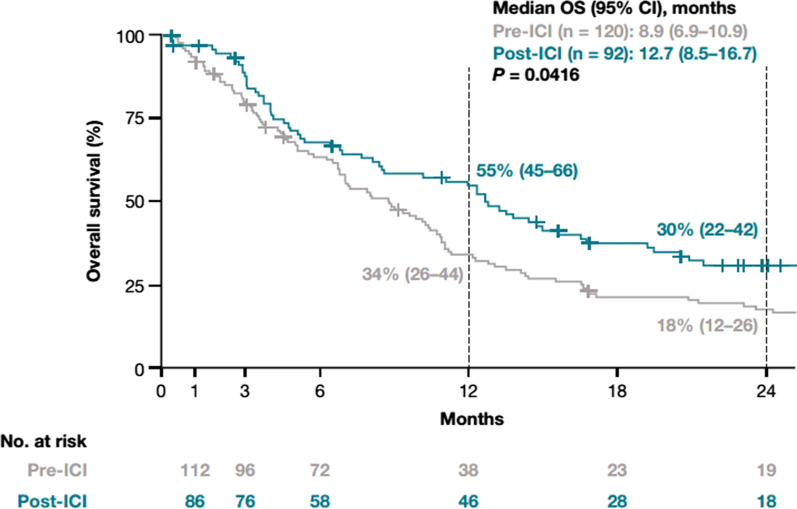
#> input picture input/Kaplan-Meier NSQ OS.webp, 1594 x 1018 px (shown at 1/2 size)
$ python -i document_extraction_steps.py   (imports and definitions only)
#> lines starting #> are read from the running program, lines starting #| are printed output that depends on the picture; after the words box and inside, x2 and y2 are one past the last pixel; in counts of white or black regions, pixels touching at a corner belong together
#> further down, picture is the input picture: shape (1018, 1594, 3); mean B, G, R 246.9, 246.7, 245.1
#!/usr/bin/env python3
"""
Document the extraction steps with visualization images.

Creates step-by-step images showing:
1. Original image
2. Extracted rectangle with axes and labels
3. Plot area only (curves region)
4. Cleaned curves only (no text, grid lines, artifacts)
"""

import cv2
import numpy as np
import shutil
import json
from pathlib import Path


# [69 lines left out: function create_documentation_images, not called in this run]


def clean_plot_area(img: np.ndarray, results_dir: Path = None) -> np.ndarray:
    """
    Clean the plot area to show only the curves.

    Extracts colored curves (green, red) using HSV color detection,
    and black curves using careful filtering to avoid text.

    Removes:
    - Background (make white)
    - Text annotations and boxes
    - Legend artifacts
    - Axis labels and tick marks
    """
    h, w = img.shape[:2]

    # Always extract directly from the plot area for consistent results
    return extract_curves_clean(img)


# [191 lines left out: functions combine_isolated_curves, crop_to_plot_area, remove_legend_region, extract_black_curve_from_gray, not called in this run]


def extract_curves_clean(img: np.ndarray) -> np.ndarray:
    """Extract curves from plot area with improved text removal."""
    h, w = img.shape[:2]
    hsv = cv2.cvtColor(img, cv2.COLOR_BGR2HSV)
#> hsv: shape (1018, 1594, 3); mean H, S, V 6.6, 3.7, 247.2
    gray = cv2.cvtColor(img, cv2.COLOR_BGR2GRAY)

    output = np.ones_like(img) * 255

    # === Step 1: Identify text/annotation regions to exclude ===

    text_box_regions = np.zeros((h, w), dtype=np.uint8)
    text_box_list = []  # Store box coordinates for later reference

    # Method 1: Find white/light gray rectangular regions (annotation box backgrounds)
    light_mask = (gray > 215).astype(np.uint8) * 255
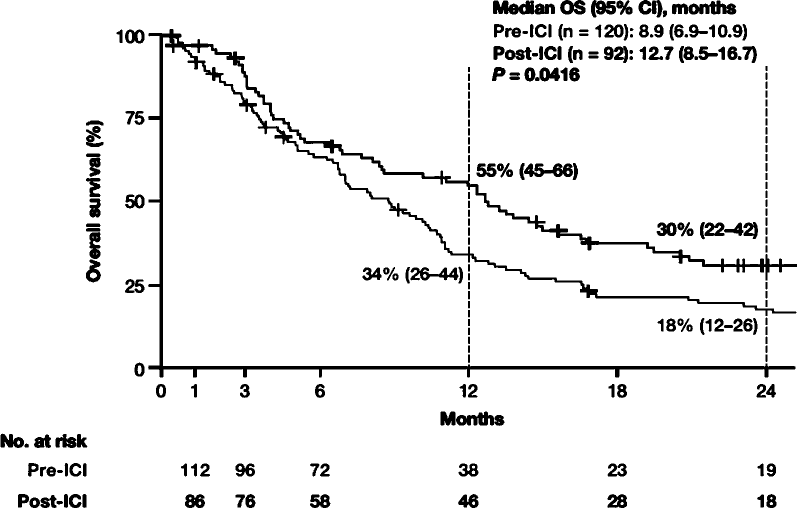
#> light_mask: shape (1018, 1594) (shown at 1/2 size); 93.6% white; 226 black regions

    # Find contours of light regions
    contours_light, _ = cv2.findContours(light_mask, cv2.RETR_EXTERNAL, cv2.CHAIN_APPROX_SIMPLE)
#> contours_light = 10 contours, 4 with area under 20; largest, box (x1, y1, x2, y2) and area: (0, 0, 1594, 1018) 1572392, (1129, 8, 1139, 22) 104, (1137, 0, 1156, 10) 46, (347, 76, 354, 87) 38, (1148, 12, 1163, 23) 33, (1212, 16, 1224, 22) 29

    for contour in contours_light:
        x, y, cw, ch = cv2.boundingRect(contour)
        area = cw * ch
        # Text boxes: rectangular, white-filled, moderate size
        if 100 < area < 25000:
            aspect = cw / max(ch, 1)
            if aspect > 0.8:  # At least roughly square
                # Expand significantly to include border AND nearby text
                margin = 15
                x1 = max(0, x - margin)
                y1 = max(0, y - margin)
                x2 = min(w, x + cw + margin)
                y2 = min(h, y + ch + margin)
                cv2.rectangle(text_box_regions, (x1, y1), (x2, y2), 255, -1)
                text_box_list.append((x1, y1, x2-x1, y2-y1))
#> this loop made 10 passes
#> (x, y, cw, ch, area, aspect, margin, x1) on passes 5, 9: (1148, 12, 15, 11, 165, 1.36, 15, 1133), (1137, 0, 19, 10, 190, 1.9, 15, 1122)
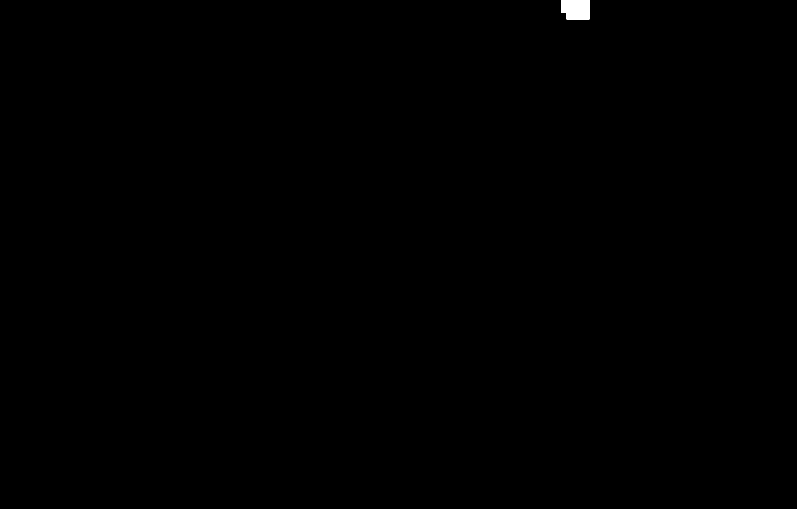
#> text_box_regions: shape (1018, 1594) (shown at 1/2 size); 0.13% white; 1 white region, box (x1, y1, x2, y2) and area: (1122, 0, 1179, 39) 2080
#> after the loop, text_box_list = [(1133, 0, 45, 38), (1122, 0, 49, 25)]

    # Method 2: Detect rectangular boxes by finding closed rectangular contours
    # in the edge image
    edges = cv2.Canny(gray, 50, 150)
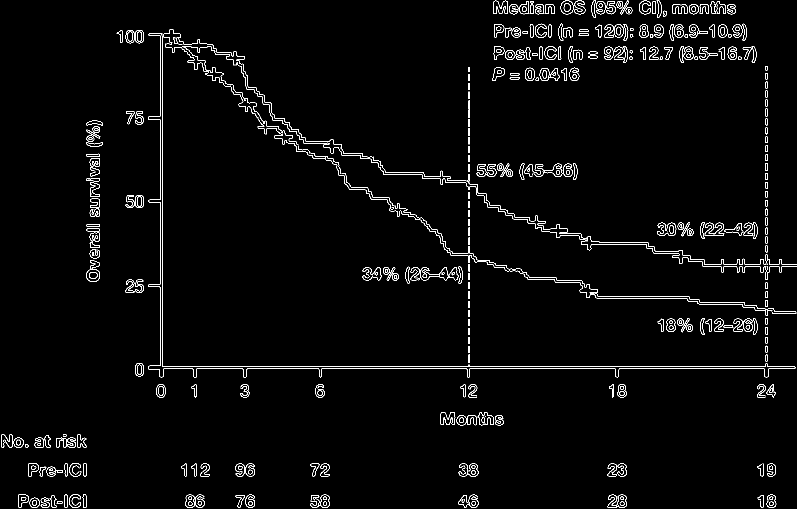
#> edges: shape (1018, 1594) (shown at 1/2 size); 2.3% white in thin lines or dots
    contours_edges, _ = cv2.findContours(edges, cv2.RETR_EXTERNAL, cv2.CHAIN_APPROX_SIMPLE)
#> contours_edges = 307 contours, 41 with area under 20; largest, box (x1, y1, x2, y2) and area: (297, 58, 1594, 755) 9403, (1215, 989, 1254, 1016) 765, (1079, 136, 1120, 162) 690, (620, 989, 660, 1016) 665, (917, 926, 957, 953) 661

    for contour in contours_edges:
        # Approximate the contour
        peri = cv2.arcLength(contour, True)
        approx = cv2.approxPolyDP(contour, 0.04 * peri, True)

        # Look for rectangles (4 vertices)
        if len(approx) == 4:
            x, y, cw, ch = cv2.boundingRect(approx)
            area = cw * ch
            aspect = cw / max(ch, 1)

            # Text annotation boxes: rectangular, wider than tall, moderate size
            if 300 < area < 15000 and 1.5 < aspect < 12 and 10 < ch < 40:
                margin = 5
                x1 = max(0, x - margin)
                y1 = max(0, y - margin)
                x2 = min(w, x + cw + margin)
                y2 = min(h, y + ch + margin)
                cv2.rectangle(text_box_regions, (x1, y1), (x2, y2), 255, -1)
                text_box_list.append((x1, y1, x2-x1, y2-y1))
#> this loop made 307 passes
#> (peri, approx, x, y, cw, ch, area, aspect) on passes 3, 15, 16, 18, 32: (29.07, [[113, 1006], [123, 1007], [124, 1003], [114, 1003]], 113, 1003, 12, 5, 60, 2.4), (62.24, [[166, 989], [166, 1014], [172, 1014], [172, 991]], 166, 989, 7, 26, 182, 0.269), (61.31, [[130, 989], [128, 1011], [134, 1014], [134, 990]], 128, 989, 7, 26, 182, 0.269), (85.21, [[54, 990], [37, 989], [37, 1014], [56, 1002]], 37, 989, 20, 26, 520, 0.769), (61.07, [[171, 926], [166, 928], [168, 952], [172, 951]], 166, 926, 7, 27, 189, 0.259)

    # Also mark the P-value region at the top
    # Look for text-dense region in top 12%
    top_region_h = int(h * 0.12)
    top_dark = (gray[:top_region_h, :] < 200).astype(np.uint8) * 255
#> top_dark: shape (122, 1594); 11.4% white; 78 white regions (3 under 20 px), largest, box (x1, y1, x2, y2) and area: (297, 58, 489, 122) 2641, (1377, 1, 1472, 29) 1556, (986, 1, 1059, 29) 1404
    if np.sum(top_dark) > 500:
        cols_with_dark = np.any(top_dark > 0, axis=0)
        if np.any(cols_with_dark):
            left = np.argmax(cols_with_dark)
#> left = 233
            right = w - np.argmax(cols_with_dark[::-1])
#> right = 1513
            cv2.rectangle(text_box_regions, (max(0, left-20), 0),
                         (min(w, right+20), top_region_h + 15), 255, -1)
#> text_box_regions: shape (1018, 1594); 11.2% white; 1 white region, box (x1, y1, x2, y2) and area: (213, 0, 1534, 138) 182298
            text_box_list.append((max(0, left-20), 0, right-left+40, top_region_h+15))

    # Method 3: Look for any remaining text boxes by finding regions with
    # text-like content (small dark blobs clustered together)
    # Focus on the right side of the image where labels often appear
    right_region_x = int(w * 0.55)
    right_region = gray[:, right_region_x:]
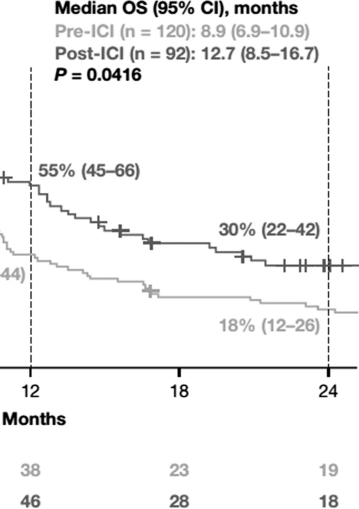
#> right_region: shape (1018, 718) (shown at 1/2 size); min 0, max 255, mean 243.6
    right_dark = (right_region < 150).astype(np.uint8) * 255
#> right_dark: shape (1018, 718); 4.5% white; 291 white regions (130 under 20 px), largest, box (x1, y1, x2, y2) and area: (0, 342, 718, 560) 4759, (0, 727, 715, 754) 3889, (173, 328, 248, 353) 801

    # Find connected components in right region
    num_labels, labels, stats, _ = cv2.connectedComponentsWithStats(right_dark, connectivity=8)
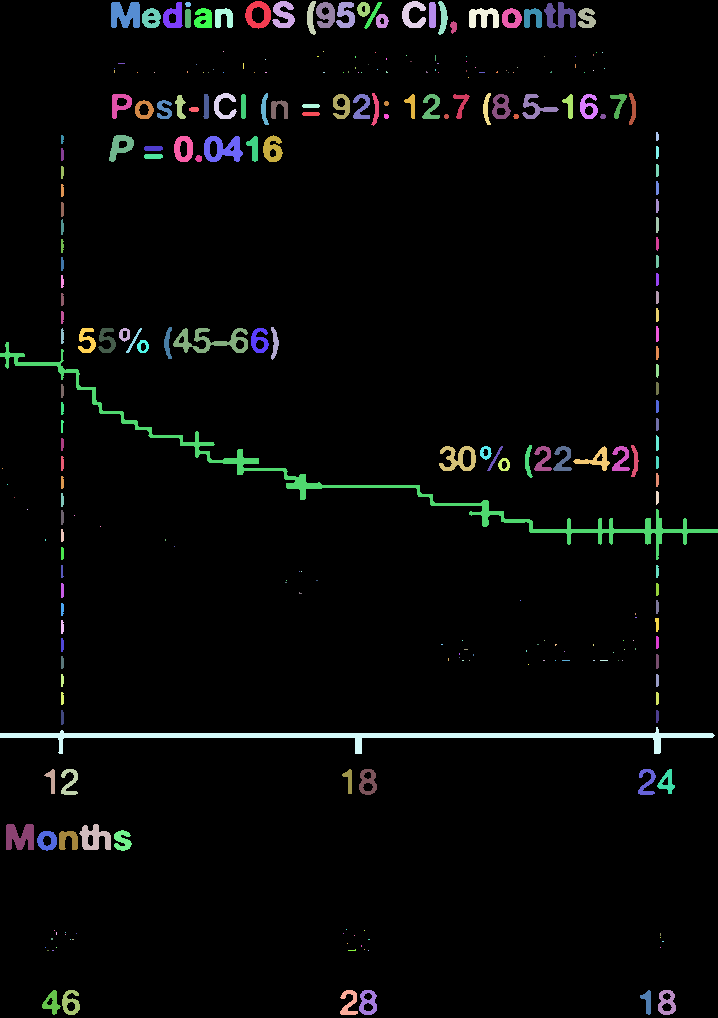
#> labels: shape (1018, 718) int32; 292 distinct labels, from 0 to 291; one colour per label, 0 black
#> num_labels = 292; stats = 292 rows, first 6: [0, 0, 718, 1018, 698387], [245, 1, 26, 28, 408], [272, 1, 23, 27, 382], [307, 1, 9, 34, 194], [402, 1, 24, 27, 354], [438, 1, 10, 34, 197]

    # Group nearby components that might form a text box
    for i in range(1, num_labels):
        area = stats[i, cv2.CC_STAT_AREA]
        rx = stats[i, cv2.CC_STAT_LEFT] + right_region_x
        ry = stats[i, cv2.CC_STAT_TOP]
        rcw = stats[i, cv2.CC_STAT_WIDTH]
        rch = stats[i, cv2.CC_STAT_HEIGHT]

        # Look for rectangular outlines (box borders)
        aspect = rcw / max(rch, 1)
        if 200 < area < 8000 and 1.5 < aspect < 10 and rch < 35:
            margin = 10
            x1 = max(0, rx - margin)
            y1 = max(0, ry - margin)
            x2 = min(w, rx + rcw + margin)
            y2 = min(h, ry + rch + margin)
            cv2.rectangle(text_box_regions, (x1, y1), (x2, y2), 255, -1)
            text_box_list.append((x1, y1, x2-x1, y2-y1))
#> this loop made 291 passes
#> (area, rx, ry, rcw, rch, aspect) on passes 1 to 3: (408, 1121, 1, 26, 28, 0.929), (382, 1148, 1, 23, 27, 0.852), (194, 1183, 1, 9, 34, 0.265)
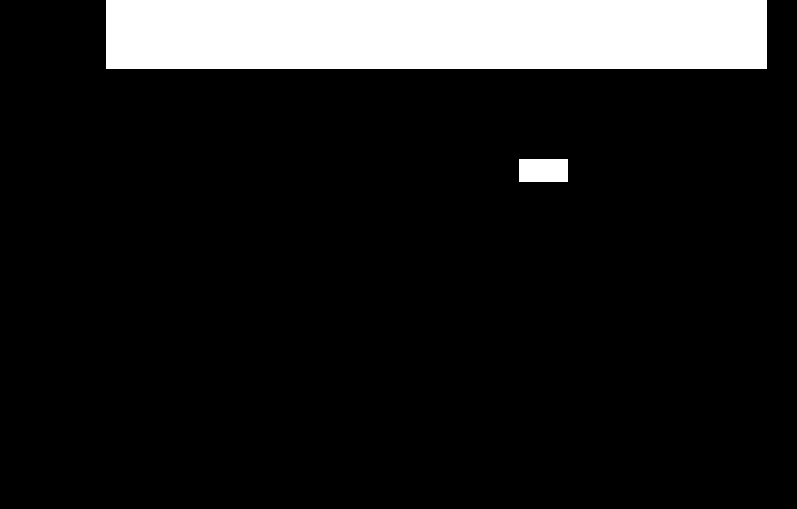
#> text_box_regions: shape (1018, 1594) (shown at 1/2 size); 11.5% white; 2 white regions, box (x1, y1, x2, y2) and area: (213, 0, 1534, 138) 182298, (1039, 318, 1135, 364) 4416

    # === Step 2: Extract green curve ===
    green_mask = cv2.inRange(hsv, np.array([35, 50, 50]), np.array([85, 255, 255]))
#> green_mask: shape (1018, 1594); 0.03% white in thin lines or dots, all inside (x1, y1, x2, y2) = (50, 94, 1548, 1015)
    # Remove pixels in text box regions
    green_mask[text_box_regions > 0] = 0
#> green_mask: shape (1018, 1594); 0.01% white in thin lines or dots, all inside (x1, y1, x2, y2) = (50, 328, 1548, 1015)

    # === Step 3: Extract red curve ===
    red_mask = cv2.inRange(hsv, np.array([0, 50, 50]), np.array([15, 255, 255]))
#> red_mask: shape (1018, 1594); 0.03% white in thin lines or dots, all inside (x1, y1, x2, y2) = (79, 51, 1548, 951)
    red_mask |= cv2.inRange(hsv, np.array([165, 50, 50]), np.array([180, 255, 255]))
    # Remove pixels in text box regions
    red_mask[text_box_regions > 0] = 0
#> red_mask: shape (1018, 1594); 0.02% white in thin lines or dots, all inside (x1, y1, x2, y2) = (79, 536, 1548, 951)

    # === Step 4: Extract black curve (most challenging) ===
    # Black pixels: low value in all channels
    b, g, r = cv2.split(img)
    black_mask = ((b < 100) & (g < 100) & (r < 100)).astype(np.uint8) * 255
#> black_mask: shape (1018, 1594); 1.5% white; 158 white regions (10 under 20 px), largest, box (x1, y1, x2, y2) and area: (298, 68, 1590, 754) 7037, (173, 520, 200, 563) 515, (1080, 136, 1119, 162) 508

    # Remove pixels in text box regions (expanded)
    text_box_expanded = cv2.dilate(text_box_regions, np.ones((5, 5), np.uint8), iterations=1)
#> text_box_expanded: shape (1018, 1594); 11.7% white; 2 white regions, box (x1, y1, x2, y2) and area: (211, 0, 1536, 140) 185500, (1037, 316, 1137, 366) 5000
    black_mask[text_box_expanded > 0] = 0
#> black_mask: shape (1018, 1594); 1.2% white; 129 white regions (8 under 20 px), largest, box (x1, y1, x2, y2) and area: (298, 140, 1590, 754) 6752, (173, 520, 200, 563) 515, (882, 824, 910, 850) 493

    # Analyze connected components to filter text vs curves
    num_labels, labels, stats, centroids = cv2.connectedComponentsWithStats(black_mask, connectivity=8)
#> labels: shape (1018, 1594) int32; 130 distinct labels, from 0 to 129

    curve_black = np.zeros((h, w), dtype=np.uint8)

    for i in range(1, num_labels):
        area = stats[i, cv2.CC_STAT_AREA]
        cw = stats[i, cv2.CC_STAT_WIDTH]
        ch = stats[i, cv2.CC_STAT_HEIGHT]
        x = stats[i, cv2.CC_STAT_LEFT]
        y = stats[i, cv2.CC_STAT_TOP]

        # Skip tiny noise
        if area < 3:
            continue

        # Skip components at very bottom edge (likely axis remnants)
        if y > h - 10:
            continue

        aspect = cw / max(ch, 1)
        fill_ratio = area / max(cw * ch, 1)

        # Check if inside or near a text box
        in_text_box = False
        for tx, ty, tcw, tch in text_box_list:
            if (tx - 5 <= x <= tx + tcw + 5) and (ty - 5 <= y <= ty + tch + 5):
                in_text_box = True
                break

        if in_text_box:
            continue

        # Identify curve-like components:
        # 1. Horizontal line segments (steps): wide, thin
        is_h_line = (cw > 10 and ch < 8)
        # 2. Vertical line segments (drops): tall, thin
        is_v_line = (ch > 10 and cw < 8)
        # 3. Censoring marks (+): small, roughly square
        is_censor = (area < 60 and 0.3 < aspect < 3 and cw < 18 and ch < 18)
        # 4. Connected curve segments: elongated shapes
        is_curve_segment = (aspect > 2.5 or aspect < 0.4)
        # 5. Large connected region (likely part of curve)
        is_large_segment = (area > 50)

        # Accept if it looks like part of a curve
        if is_h_line or is_v_line or is_censor or is_curve_segment or is_large_segment:
            curve_black[labels == i] = 255
#> curve_black: shape (1018, 1594); 0.66% white; 120 white regions (5 under 20 px), largest, box (x1, y1, x2, y2) and area: (173, 520, 200, 563) 515, (882, 824, 910, 850) 493, (956, 825, 987, 850) 405

    # === Step 5: Final cleanup ===
    # Remove small isolated noise
    kernel = np.ones((2, 2), np.uint8)
    green_mask = cv2.morphologyEx(green_mask, cv2.MORPH_OPEN, kernel)
#> green_mask: shape (1018, 1594); 0% white in thin lines or dots, all inside (x1, y1, x2, y2) = (390, 455, 1480, 1006)
    red_mask = cv2.morphologyEx(red_mask, cv2.MORPH_OPEN, kernel)
#> red_mask: shape (1018, 1594); 0.01% white in thin lines or dots, all inside (x1, y1, x2, y2) = (80, 541, 1511, 952)

    # Apply colors to output
    output[green_mask > 0] = [0, 180, 0]  # Green
    output[red_mask > 0] = [0, 0, 180]    # Red (BGR)
    output[curve_black > 0] = [0, 0, 0]   # Black

    return output


def extract_curves_from_plot(img: np.ndarray) -> np.ndarray:
    """Legacy function - redirects to extract_curves_clean."""
    return extract_curves_clean(img)


# [57 lines left out: functions create_summary_image, main, not called in this run]


# [2 lines not run here, left out]

>>> import cv2
>>> picture = cv2.imread('../input/Kaplan-Meier NSQ OS.webp')
>>> result = clean_plot_area(picture)
#> in clean_plot_area, `return extract_curves_clean(img)`:
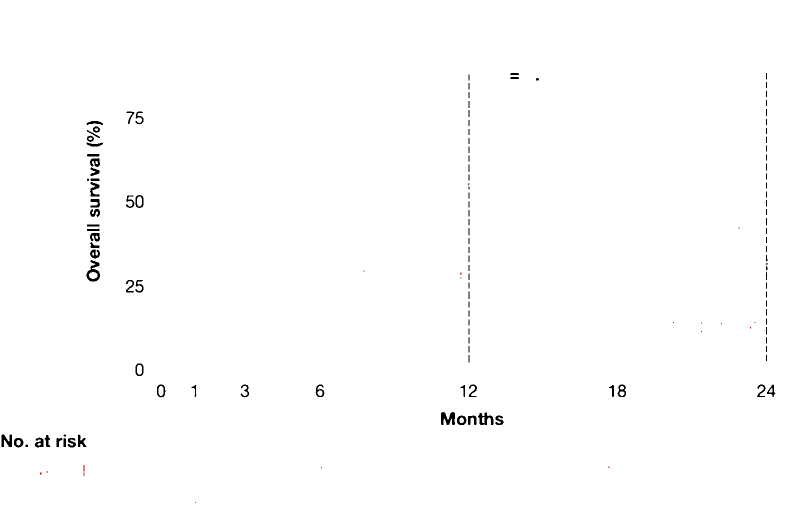
#> returned value: shape (1018, 1594, 3) (shown at 1/2 size); mean of channels 0, 1, 2 253.3, 253.3, 253.3; drawn as B, G, R
